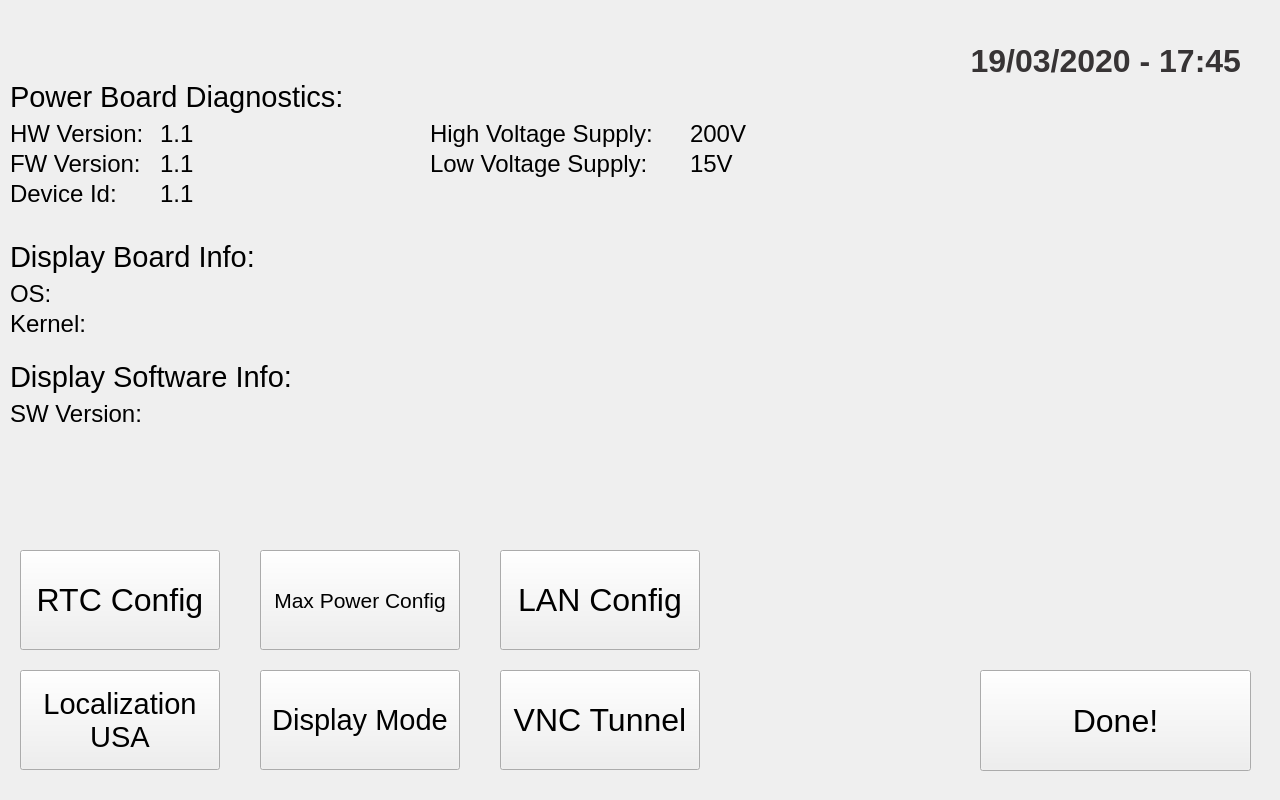
<?xml version="1.0" encoding="UTF-8"?>
<ui version="4.0">
 <class>DiagnosticsDialog</class>
 <widget class="QDialog" name="DiagnosticsDialog">
  <property name="geometry">
   <rect>
    <x>0</x>
    <y>0</y>
    <width>1280</width>
    <height>800</height>
   </rect>
  </property>
  <property name="windowTitle">
   <string>Dialog</string>
  </property>
  <property name="styleSheet">
   <string notr="true">QDialog {
background-image: url(:/background/resources/background_stretcher_infinity_03.png);
}</string>
  </property>
  <widget class="QLabel" name="label_3">
   <property name="geometry">
    <rect>
     <x>10</x>
     <y>120</y>
     <width>154</width>
     <height>28</height>
    </rect>
   </property>
   <property name="font">
    <font>
     <pointsize>18</pointsize>
    </font>
   </property>
   <property name="acceptDrops">
    <bool>true</bool>
   </property>
   <property name="text">
    <string>HW Version: </string>
   </property>
  </widget>
  <widget class="QLabel" name="hardwareLabel">
   <property name="geometry">
    <rect>
     <x>160</x>
     <y>120</y>
     <width>261</width>
     <height>28</height>
    </rect>
   </property>
   <property name="font">
    <font>
     <pointsize>18</pointsize>
    </font>
   </property>
   <property name="text">
    <string>1.1</string>
   </property>
  </widget>
  <widget class="QLabel" name="label_2">
   <property name="geometry">
    <rect>
     <x>10</x>
     <y>80</y>
     <width>370</width>
     <height>34</height>
    </rect>
   </property>
   <property name="font">
    <font>
     <pointsize>22</pointsize>
    </font>
   </property>
   <property name="text">
    <string>Power Board Diagnostics:</string>
   </property>
  </widget>
  <widget class="QLabel" name="label_5">
   <property name="geometry">
    <rect>
     <x>10</x>
     <y>150</y>
     <width>150</width>
     <height>28</height>
    </rect>
   </property>
   <property name="font">
    <font>
     <pointsize>18</pointsize>
    </font>
   </property>
   <property name="text">
    <string>FW Version: </string>
   </property>
  </widget>
  <widget class="QLabel" name="label_7">
   <property name="geometry">
    <rect>
     <x>430</x>
     <y>150</y>
     <width>248</width>
     <height>28</height>
    </rect>
   </property>
   <property name="font">
    <font>
     <pointsize>18</pointsize>
    </font>
   </property>
   <property name="text">
    <string>Low Voltage Supply: </string>
   </property>
  </widget>
  <widget class="QLabel" name="highVLabel">
   <property name="geometry">
    <rect>
     <x>690</x>
     <y>120</y>
     <width>121</width>
     <height>28</height>
    </rect>
   </property>
   <property name="font">
    <font>
     <pointsize>18</pointsize>
    </font>
   </property>
   <property name="text">
    <string>200V</string>
   </property>
  </widget>
  <widget class="QLabel" name="label_4">
   <property name="geometry">
    <rect>
     <x>430</x>
     <y>120</y>
     <width>256</width>
     <height>28</height>
    </rect>
   </property>
   <property name="font">
    <font>
     <pointsize>18</pointsize>
    </font>
   </property>
   <property name="text">
    <string>High Voltage Supply: </string>
   </property>
  </widget>
  <widget class="QLabel" name="lowVLabel">
   <property name="geometry">
    <rect>
     <x>690</x>
     <y>150</y>
     <width>121</width>
     <height>28</height>
    </rect>
   </property>
   <property name="font">
    <font>
     <pointsize>18</pointsize>
    </font>
   </property>
   <property name="text">
    <string>15V</string>
   </property>
   <property name="margin">
    <number>0</number>
   </property>
  </widget>
  <widget class="QLabel" name="firmwareLabel">
   <property name="geometry">
    <rect>
     <x>160</x>
     <y>150</y>
     <width>261</width>
     <height>28</height>
    </rect>
   </property>
   <property name="font">
    <font>
     <pointsize>18</pointsize>
    </font>
   </property>
   <property name="text">
    <string>1.1</string>
   </property>
  </widget>
  <widget class="QLabel" name="label_12">
   <property name="geometry">
    <rect>
     <x>10</x>
     <y>280</y>
     <width>50</width>
     <height>28</height>
    </rect>
   </property>
   <property name="font">
    <font>
     <pointsize>18</pointsize>
    </font>
   </property>
   <property name="text">
    <string>OS: </string>
   </property>
  </widget>
  <widget class="QLabel" name="osLabel">
   <property name="geometry">
    <rect>
     <x>100</x>
     <y>280</y>
     <width>651</width>
     <height>28</height>
    </rect>
   </property>
   <property name="font">
    <font>
     <pointsize>18</pointsize>
    </font>
   </property>
   <property name="text">
    <string/>
   </property>
  </widget>
  <widget class="QLabel" name="label_6">
   <property name="geometry">
    <rect>
     <x>10</x>
     <y>240</y>
     <width>370</width>
     <height>34</height>
    </rect>
   </property>
   <property name="font">
    <font>
     <pointsize>22</pointsize>
    </font>
   </property>
   <property name="text">
    <string>Display Board Info:</string>
   </property>
  </widget>
  <widget class="QLabel" name="label_13">
   <property name="geometry">
    <rect>
     <x>10</x>
     <y>310</y>
     <width>91</width>
     <height>28</height>
    </rect>
   </property>
   <property name="font">
    <font>
     <pointsize>18</pointsize>
    </font>
   </property>
   <property name="text">
    <string>Kernel: </string>
   </property>
  </widget>
  <widget class="QLabel" name="kernelLabel">
   <property name="geometry">
    <rect>
     <x>100</x>
     <y>310</y>
     <width>651</width>
     <height>28</height>
    </rect>
   </property>
   <property name="font">
    <font>
     <pointsize>18</pointsize>
    </font>
   </property>
   <property name="text">
    <string/>
   </property>
  </widget>
  <widget class="QLabel" name="label_11">
   <property name="geometry">
    <rect>
     <x>10</x>
     <y>360</y>
     <width>370</width>
     <height>34</height>
    </rect>
   </property>
   <property name="font">
    <font>
     <pointsize>22</pointsize>
    </font>
   </property>
   <property name="text">
    <string>Display Software Info:</string>
   </property>
  </widget>
  <widget class="QLabel" name="label_8">
   <property name="geometry">
    <rect>
     <x>10</x>
     <y>400</y>
     <width>151</width>
     <height>28</height>
    </rect>
   </property>
   <property name="font">
    <font>
     <pointsize>18</pointsize>
    </font>
   </property>
   <property name="text">
    <string>SW Version: </string>
   </property>
  </widget>
  <widget class="QLabel" name="softLabel">
   <property name="geometry">
    <rect>
     <x>160</x>
     <y>400</y>
     <width>611</width>
     <height>28</height>
    </rect>
   </property>
   <property name="font">
    <font>
     <pointsize>18</pointsize>
    </font>
   </property>
   <property name="text">
    <string/>
   </property>
  </widget>
  <widget class="QPushButton" name="doneButton">
   <property name="geometry">
    <rect>
     <x>980</x>
     <y>670</y>
     <width>271</width>
     <height>101</height>
    </rect>
   </property>
   <property name="font">
    <font>
     <pointsize>24</pointsize>
    </font>
   </property>
   <property name="focusPolicy">
    <enum>Qt::NoFocus</enum>
   </property>
   <property name="text">
    <string>Done!</string>
   </property>
  </widget>
  <widget class="QPushButton" name="lanButton">
   <property name="geometry">
    <rect>
     <x>500</x>
     <y>550</y>
     <width>200</width>
     <height>100</height>
    </rect>
   </property>
   <property name="sizePolicy">
    <sizepolicy hsizetype="Minimum" vsizetype="Minimum">
     <horstretch>0</horstretch>
     <verstretch>0</verstretch>
    </sizepolicy>
   </property>
   <property name="minimumSize">
    <size>
     <width>200</width>
     <height>60</height>
    </size>
   </property>
   <property name="font">
    <font>
     <pointsize>24</pointsize>
    </font>
   </property>
   <property name="focusPolicy">
    <enum>Qt::NoFocus</enum>
   </property>
   <property name="text">
    <string>LAN Config</string>
   </property>
  </widget>
  <widget class="QPushButton" name="max_powerButton">
   <property name="geometry">
    <rect>
     <x>260</x>
     <y>550</y>
     <width>200</width>
     <height>100</height>
    </rect>
   </property>
   <property name="sizePolicy">
    <sizepolicy hsizetype="Minimum" vsizetype="Minimum">
     <horstretch>0</horstretch>
     <verstretch>0</verstretch>
    </sizepolicy>
   </property>
   <property name="minimumSize">
    <size>
     <width>200</width>
     <height>60</height>
    </size>
   </property>
   <property name="font">
    <font>
     <pointsize>16</pointsize>
    </font>
   </property>
   <property name="focusPolicy">
    <enum>Qt::NoFocus</enum>
   </property>
   <property name="text">
    <string>Max Power Config</string>
   </property>
  </widget>
  <widget class="QPushButton" name="rtcButton">
   <property name="geometry">
    <rect>
     <x>20</x>
     <y>550</y>
     <width>200</width>
     <height>100</height>
    </rect>
   </property>
   <property name="sizePolicy">
    <sizepolicy hsizetype="Minimum" vsizetype="Minimum">
     <horstretch>0</horstretch>
     <verstretch>0</verstretch>
    </sizepolicy>
   </property>
   <property name="minimumSize">
    <size>
     <width>200</width>
     <height>60</height>
    </size>
   </property>
   <property name="font">
    <font>
     <pointsize>24</pointsize>
    </font>
   </property>
   <property name="focusPolicy">
    <enum>Qt::NoFocus</enum>
   </property>
   <property name="text">
    <string>RTC Config</string>
   </property>
  </widget>
  <widget class="QPushButton" name="localizationButton">
   <property name="geometry">
    <rect>
     <x>20</x>
     <y>670</y>
     <width>200</width>
     <height>100</height>
    </rect>
   </property>
   <property name="sizePolicy">
    <sizepolicy hsizetype="Minimum" vsizetype="Minimum">
     <horstretch>0</horstretch>
     <verstretch>0</verstretch>
    </sizepolicy>
   </property>
   <property name="minimumSize">
    <size>
     <width>200</width>
     <height>60</height>
    </size>
   </property>
   <property name="font">
    <font>
     <pointsize>22</pointsize>
    </font>
   </property>
   <property name="focusPolicy">
    <enum>Qt::NoFocus</enum>
   </property>
   <property name="text">
    <string>Localization
USA</string>
   </property>
  </widget>
  <widget class="QPushButton" name="display_modeButton">
   <property name="geometry">
    <rect>
     <x>260</x>
     <y>670</y>
     <width>200</width>
     <height>100</height>
    </rect>
   </property>
   <property name="sizePolicy">
    <sizepolicy hsizetype="Minimum" vsizetype="Minimum">
     <horstretch>0</horstretch>
     <verstretch>0</verstretch>
    </sizepolicy>
   </property>
   <property name="minimumSize">
    <size>
     <width>200</width>
     <height>60</height>
    </size>
   </property>
   <property name="font">
    <font>
     <pointsize>22</pointsize>
    </font>
   </property>
   <property name="focusPolicy">
    <enum>Qt::NoFocus</enum>
   </property>
   <property name="text">
    <string>Display Mode</string>
   </property>
  </widget>
  <widget class="QLabel" name="date_timeLabel">
   <property name="geometry">
    <rect>
     <x>910</x>
     <y>40</y>
     <width>331</width>
     <height>41</height>
    </rect>
   </property>
   <property name="font">
    <font>
     <family>Liberation Sans</family>
     <pointsize>24</pointsize>
     <weight>75</weight>
     <bold>true</bold>
    </font>
   </property>
   <property name="styleSheet">
    <string notr="true">color: rgb(55, 52, 53);</string>
   </property>
   <property name="text">
    <string>19/03/2020 - 17:45</string>
   </property>
   <property name="alignment">
    <set>Qt::AlignRight|Qt::AlignTrailing|Qt::AlignVCenter</set>
   </property>
  </widget>
  <widget class="QLabel" name="deviceLabel">
   <property name="geometry">
    <rect>
     <x>160</x>
     <y>180</y>
     <width>351</width>
     <height>28</height>
    </rect>
   </property>
   <property name="font">
    <font>
     <pointsize>18</pointsize>
    </font>
   </property>
   <property name="text">
    <string>1.1</string>
   </property>
  </widget>
  <widget class="QLabel" name="label_9">
   <property name="geometry">
    <rect>
     <x>10</x>
     <y>180</y>
     <width>150</width>
     <height>28</height>
    </rect>
   </property>
   <property name="font">
    <font>
     <pointsize>18</pointsize>
    </font>
   </property>
   <property name="text">
    <string>Device Id:</string>
   </property>
  </widget>
  <widget class="QPushButton" name="vncButton">
   <property name="geometry">
    <rect>
     <x>500</x>
     <y>670</y>
     <width>200</width>
     <height>100</height>
    </rect>
   </property>
   <property name="sizePolicy">
    <sizepolicy hsizetype="Minimum" vsizetype="Minimum">
     <horstretch>0</horstretch>
     <verstretch>0</verstretch>
    </sizepolicy>
   </property>
   <property name="minimumSize">
    <size>
     <width>200</width>
     <height>60</height>
    </size>
   </property>
   <property name="font">
    <font>
     <pointsize>24</pointsize>
    </font>
   </property>
   <property name="focusPolicy">
    <enum>Qt::NoFocus</enum>
   </property>
   <property name="text">
    <string>VNC Tunnel</string>
   </property>
  </widget>
 </widget>
 <resources>
  <include location="diagnostics_res.qrc"/>
 </resources>
 <connections/>
</ui>
